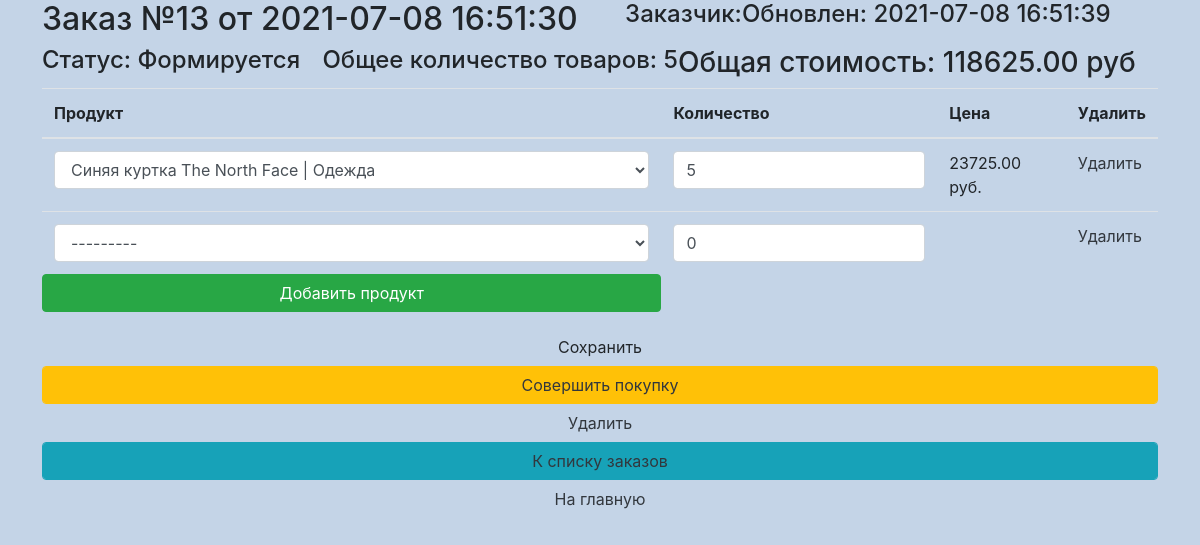
The page /order/update/13/ on the database its author committed.
### ordersapp/models.py (models this page shows, shortened)
class Order(models.Model):
    FORMING = 'FM'
    SENT_TO_PROCEED = 'STP'
    PROCEEDED ='PRD'
    PAID = 'PD'
    READY = 'RD'
    CANCEL = 'CNC'
    DELIVERED = 'DVD'
    STATUSES = (
        (FORMING, 'Формируется'),
        (SENT_TO_PROCEED, 'Отправлен в обработку'),
        (PROCEEDED, 'Обработан'),
        (PAID, 'Оплачен'),
        (READY, 'Готов к выдаче'),
        (CANCEL, 'Отменён'),
        (DELIVERED, 'Выдан'),
    )
    user = models.ForeignKey(settings.AUTH_USER_MODEL, on_delete=models.CASCADE)
    created_at = models.DateTimeField(auto_now_add=True,verbose_name='Создан')
    updated_at = models.DateTimeField(auto_now=True,verbose_name='Обновлён')
    status = models.CharField(choices=STATUSES, default=FORMING,verbose_name='Статус', max_length=3)
    is_active = models.BooleanField(default=True)
    def get_total_quantity(self):
        _items = self.orderitems.select_related()
        _totalquantity = sum(list(map(lambda x: x.quantity, _items)))
        return _totalquantity
    def get_total_cost(self):
        _items = self.orderitems.select_related()
        _totalcost = sum(list(map(lambda x: x.get_product_cost(), _items)))
        return _totalcost

class OrderItem(models.Model):
    order = models.ForeignKey(Order, on_delete=models.CASCADE, related_name='orderitems')
    product = models.ForeignKey(Product, on_delete=models.CASCADE, verbose_name='продукт')
    quantity = models.PositiveSmallIntegerField(default=0, verbose_name='Количество')
    def get_product_cost(self):
        return self.product.price * self.quantity

### mainapp/models.py (models this page shows)
class Product(models.Model):
    name = models.CharField(max_length=256)
    image = models.ImageField(upload_to='products_images', blank=True)
    description = models.CharField(max_length=64, blank=True)
    price = models.DecimalField(max_digits=8, decimal_places=2, default=0)
    quantity = models.PositiveIntegerField(default=0)
    category = models.ForeignKey(ProductCategory, on_delete=models.CASCADE)
    def __str__(self):
        return f'{self.name} | {self.category.name}'

### ordersapp/views.py (the view, shortened to what this page needs)
# urls.py: path('update/<pk>/', OrderUpdate.as_view(), name='update'),
class OrderUpdate(UpdateView):
    model = Order
    success_url = reverse_lazy('order:list')
    fields = []
    def get_context_data(self, **kwargs):
        data = super().get_context_data(**kwargs)
        OrderFormSet = inlineformset_factory(Order, OrderItem, form=OrderItemEditForm, extra=1)
        if self.request.POST:
            formset = OrderFormSet(self.request.POST,instance=self.object)
        else:
            formset = OrderFormSet(instance=self.object)
            for form in formset.forms:
                if form.instance.pk:
                    form.initial['price'] = form.instance.product.price
        data['orderitems'] = formset
        return data

### ordersapp/templates/ordersapp/order_form.html (shortened to what this page needs)
{% extends "ordersapp/base.html" %}
{% load static %}
{% block content %}
   {% include 'ordersapp/includes/inc_order_summary.html' %}
   <div class="order_form">
       <form action="" method="post">
           <table class="table">
               {% for form in orderitems.forms %}
                   {% if forloop.first %}
                       <thead>
                       <tr>
                           {% for field in form.visible_fields %}
                               <th class="{% cycle 'td1' 'td2' 'td3' 'td4' %} order formset_td">
                                   {{ field.label|capfirst }}
                               </th>
                           {% endfor %}
                       </tr>
                       </thead>
                   {% endif %}
                   <tr class="formset_row">
                       {% for field in form.visible_fields %}
                           <td class="{% cycle 'td1' 'td2' 'td3' 'td4' %} order formset_td">
                               {% if field.name == 'price' %}
                                    {% if field.value %}
                                     <span class="orderitems-{{ forloop.parentloop.counter0 }}-price">
                                         {{ field.value|default:'' }}
                                     </span> руб.
                                     {% endif %}
                               {% else %}
                                {{ field }}
                               {% endif %}
                           </td>
                       {% endfor %}
                   </tr>
               {% endfor %}
           </table>
           <button type="submit" class="btn btn-default btn-round form-control last">Сохранить</button>
           {% include 'ordersapp/includes/inc_order_actions.html' %}
       </form>
   </div>
{% endblock %}

### ordersapp/templates/ordersapp/includes/inc_order_summary.html (shortened to what this page needs)
{% if object %}
   <div class="h2">Заказ №{{ object.pk }} от {{ object.created_at|date:"Y-m-d H:i:s" }}</div>
   <div class="h4">Заказчик: {{ user.last_name }} {{ user.first_name }} </div>
   <div class="h4">Обновлен: {{ object.updated_at|date:"Y-m-d H:i:s" }}</div>
   <div class="h4">Статус: {{ object.get_status_display }}</div>
   <div class="h4">
       Общее количество товаров: <span class="order_total_quantity">{{ object.get_total_quantity }}</span>
   </div>
   <div class="h3">
       Общая стоимость: <span class="order_total_cost">{{ object.get_total_cost }}</span> руб
   </div>
{% endif %}

### rows shown on the page
Order: pk "13", created_at "2021-07-08 16:51:30", updated_at "2021-07-08 16:51:39", status "Формируется", get_total_quantity "5", get_total_cost "118625.00"
Product: value "23725.00"

### other values the page prints
{{ field.label|capfirst }} "Продукт" "Количество" "Цена" "Удалить"
